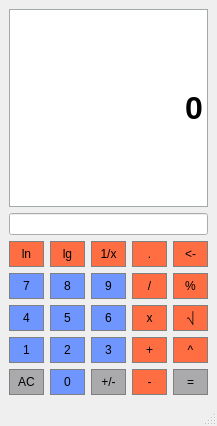
<?xml version="1.0" encoding="UTF-8"?>
<ui version="4.0">
 <class>Calculator</class>
 <widget class="QMainWindow" name="Calculator">
  <property name="geometry">
   <rect>
    <x>0</x>
    <y>0</y>
    <width>217</width>
    <height>426</height>
   </rect>
  </property>
  <property name="sizePolicy">
   <sizepolicy hsizetype="Preferred" vsizetype="Expanding">
    <horstretch>0</horstretch>
    <verstretch>0</verstretch>
   </sizepolicy>
  </property>
  <property name="windowTitle">
   <string>Calculator</string>
  </property>
  <widget class="QWidget" name="centralwidget">
   <layout class="QGridLayout" name="gridLayout">
    <item row="3" column="4">
     <widget class="QPushButton" name="Backspace">
      <property name="styleSheet">
       <string notr="true">QPushButton{
background-color:rgb(255, 110, 66);
border: 1px solid gray;
padding: 5px;
}

QPushButton:pressed{
background-color:rgb(255, 88, 30);
border: 1px solid gray;
padding: 5px;
}</string>
      </property>
      <property name="text">
       <string>&lt;-</string>
      </property>
     </widget>
    </item>
    <item row="5" column="0">
     <widget class="QPushButton" name="Button4">
      <property name="sizePolicy">
       <sizepolicy hsizetype="Preferred" vsizetype="Preferred">
        <horstretch>0</horstretch>
        <verstretch>0</verstretch>
       </sizepolicy>
      </property>
      <property name="styleSheet">
       <string notr="true">QPushButton{
background-color:rgb(111, 149, 255);
border: 1px solid gray;
padding: 5px;
}

QPushButton:pressed{
background-color:rgb(76, 107, 255);
border: 1px solid gray;
padding: 5px;
}
</string>
      </property>
      <property name="text">
       <string>4</string>
      </property>
     </widget>
    </item>
    <item row="3" column="2">
     <widget class="QPushButton" name="Hyper">
      <property name="styleSheet">
       <string notr="true">QPushButton{
background-color:rgb(255, 110, 66);
border: 1px solid gray;
padding: 5px;
}

QPushButton:pressed{
background-color:rgb(255, 88, 30);
border: 1px solid gray;
padding: 5px;
}</string>
      </property>
      <property name="text">
       <string>1/x</string>
      </property>
     </widget>
    </item>
    <item row="3" column="0">
     <widget class="QPushButton" name="Ln">
      <property name="styleSheet">
       <string notr="true">QPushButton{
background-color:rgb(255, 110, 66);
border: 1px solid gray;
padding: 5px;
}

QPushButton:pressed{
background-color:rgb(255, 88, 30);
border: 1px solid gray;
padding: 5px;
}</string>
      </property>
      <property name="text">
       <string>ln</string>
      </property>
     </widget>
    </item>
    <item row="4" column="3">
     <widget class="QPushButton" name="Division">
      <property name="sizePolicy">
       <sizepolicy hsizetype="Preferred" vsizetype="Preferred">
        <horstretch>0</horstretch>
        <verstretch>0</verstretch>
       </sizepolicy>
      </property>
      <property name="styleSheet">
       <string notr="true">QPushButton{
background-color:rgb(255, 110, 66);
border: 1px solid gray;
padding: 5px;
}

QPushButton:pressed{
background-color:rgb(255, 88, 30);
border: 1px solid gray;
padding: 5px;
}
</string>
      </property>
      <property name="text">
       <string>/</string>
      </property>
     </widget>
    </item>
    <item row="1" column="0" colspan="5">
     <widget class="QLineEdit" name="Display">
      <property name="sizePolicy">
       <sizepolicy hsizetype="Preferred" vsizetype="Expanding">
        <horstretch>0</horstretch>
        <verstretch>0</verstretch>
       </sizepolicy>
      </property>
      <property name="font">
       <font>
        <pointsize>24</pointsize>
        <bold>true</bold>
       </font>
      </property>
      <property name="styleSheet">
       <string notr="true">QLineEdit{
border: 1px solid rgb(163, 169, 171);
}</string>
      </property>
      <property name="text">
       <string>0</string>
      </property>
      <property name="alignment">
       <set>Qt::AlignRight|Qt::AlignTrailing|Qt::AlignVCenter</set>
      </property>
     </widget>
    </item>
    <item row="4" column="0">
     <widget class="QPushButton" name="Button7">
      <property name="sizePolicy">
       <sizepolicy hsizetype="Preferred" vsizetype="Preferred">
        <horstretch>0</horstretch>
        <verstretch>0</verstretch>
       </sizepolicy>
      </property>
      <property name="styleSheet">
       <string notr="true">QPushButton{
background-color:rgb(111, 149, 255);
border: 1px solid gray;
padding: 5px;
}

QPushButton:pressed{
background-color:rgb(76, 107, 255);
border: 1px solid gray;
padding: 5px;
}
</string>
      </property>
      <property name="text">
       <string>7</string>
      </property>
     </widget>
    </item>
    <item row="4" column="1">
     <widget class="QPushButton" name="Button8">
      <property name="sizePolicy">
       <sizepolicy hsizetype="Preferred" vsizetype="Preferred">
        <horstretch>0</horstretch>
        <verstretch>0</verstretch>
       </sizepolicy>
      </property>
      <property name="styleSheet">
       <string notr="true">QPushButton{
background-color:rgb(111, 149, 255);
border: 1px solid gray;
padding: 5px;
}

QPushButton:pressed{
background-color:rgb(76, 107, 255);
border: 1px solid gray;
padding: 5px;
}
</string>
      </property>
      <property name="text">
       <string>8</string>
      </property>
     </widget>
    </item>
    <item row="7" column="0">
     <widget class="QPushButton" name="Clear">
      <property name="sizePolicy">
       <sizepolicy hsizetype="Preferred" vsizetype="Preferred">
        <horstretch>0</horstretch>
        <verstretch>0</verstretch>
       </sizepolicy>
      </property>
      <property name="styleSheet">
       <string notr="true">QPushButton{
background-color:rgb(170, 169, 172);
border: 1px solid gray;
padding: 5px;
}

QPushButton:pressed{
background-color:rgb(117, 116, 118);
border: 1px solid gray;
padding: 5px;
}
</string>
      </property>
      <property name="text">
       <string>AC</string>
      </property>
     </widget>
    </item>
    <item row="7" column="1">
     <widget class="QPushButton" name="Button0">
      <property name="sizePolicy">
       <sizepolicy hsizetype="Preferred" vsizetype="Preferred">
        <horstretch>0</horstretch>
        <verstretch>0</verstretch>
       </sizepolicy>
      </property>
      <property name="styleSheet">
       <string notr="true">QPushButton{
background-color:rgb(111, 149, 255);
border: 1px solid gray;
padding: 5px;
}

QPushButton:pressed{
background-color:rgb(76, 107, 255);
border: 1px solid gray;
padding: 5px;
}
</string>
      </property>
      <property name="text">
       <string>0</string>
      </property>
     </widget>
    </item>
    <item row="7" column="4">
     <widget class="QPushButton" name="Equal">
      <property name="sizePolicy">
       <sizepolicy hsizetype="Preferred" vsizetype="Preferred">
        <horstretch>0</horstretch>
        <verstretch>0</verstretch>
       </sizepolicy>
      </property>
      <property name="styleSheet">
       <string notr="true">QPushButton{
background-color:rgb(170, 169, 172);
border: 1px solid gray;
padding: 5px;
}

QPushButton:pressed{
background-color:rgb(117, 116, 118);
border: 1px solid gray;
padding: 5px;
}

</string>
      </property>
      <property name="text">
       <string>=</string>
      </property>
     </widget>
    </item>
    <item row="2" column="0" colspan="5">
     <widget class="QLineEdit" name="Vikno">
      <property name="alignment">
       <set>Qt::AlignCenter</set>
      </property>
     </widget>
    </item>
    <item row="4" column="2">
     <widget class="QPushButton" name="Button9">
      <property name="sizePolicy">
       <sizepolicy hsizetype="Preferred" vsizetype="Preferred">
        <horstretch>0</horstretch>
        <verstretch>0</verstretch>
       </sizepolicy>
      </property>
      <property name="styleSheet">
       <string notr="true">QPushButton{
background-color:rgb(111, 149, 255);
border: 1px solid gray;
padding: 5px;
}

QPushButton:pressed{
background-color:rgb(76, 107, 255);
border: 1px solid gray;
padding: 5px;
}
</string>
      </property>
      <property name="text">
       <string>9</string>
      </property>
     </widget>
    </item>
    <item row="5" column="4">
     <widget class="QPushButton" name="Radical">
      <property name="sizePolicy">
       <sizepolicy hsizetype="Preferred" vsizetype="Preferred">
        <horstretch>0</horstretch>
        <verstretch>0</verstretch>
       </sizepolicy>
      </property>
      <property name="styleSheet">
       <string notr="true">QPushButton{
background-color:rgb(255, 110, 66);
border: 1px solid gray;
padding: 5px;
}

QPushButton:pressed{
background-color:rgb(255, 88, 30);
border: 1px solid gray;
padding: 5px;
}
</string>
      </property>
      <property name="text">
       <string>⎷</string>
      </property>
     </widget>
    </item>
    <item row="7" column="2">
     <widget class="QPushButton" name="Sign">
      <property name="sizePolicy">
       <sizepolicy hsizetype="Preferred" vsizetype="Preferred">
        <horstretch>0</horstretch>
        <verstretch>0</verstretch>
       </sizepolicy>
      </property>
      <property name="styleSheet">
       <string notr="true">QPushButton{
background-color:rgb(170, 169, 172);
border: 1px solid gray;
padding: 5px;
}

QPushButton:pressed{
background-color:rgb(117, 116, 118);
border: 1px solid gray;
padding: 5px;
}
</string>
      </property>
      <property name="text">
       <string>+/-</string>
      </property>
     </widget>
    </item>
    <item row="3" column="3">
     <widget class="QPushButton" name="Decimal">
      <property name="styleSheet">
       <string notr="true">QPushButton{
background-color:rgb(255, 110, 66);
border: 1px solid gray;
padding: 5px;
}

QPushButton:pressed{
background-color:rgb(255, 88, 30);
border: 1px solid gray;
padding: 5px;
}</string>
      </property>
      <property name="text">
       <string>.</string>
      </property>
     </widget>
    </item>
    <item row="6" column="1">
     <widget class="QPushButton" name="Button2">
      <property name="sizePolicy">
       <sizepolicy hsizetype="Preferred" vsizetype="Preferred">
        <horstretch>0</horstretch>
        <verstretch>0</verstretch>
       </sizepolicy>
      </property>
      <property name="styleSheet">
       <string notr="true">QPushButton{
background-color:rgb(111, 149, 255);
border: 1px solid gray;
padding: 5px;
}

QPushButton:pressed{
background-color:rgb(76, 107, 255);
border: 1px solid gray;
padding: 5px;
}
</string>
      </property>
      <property name="text">
       <string>2</string>
      </property>
     </widget>
    </item>
    <item row="3" column="1">
     <widget class="QPushButton" name="Lg">
      <property name="styleSheet">
       <string notr="true">QPushButton{
background-color:rgb(255, 110, 66);
border: 1px solid gray;
padding: 5px;
}

QPushButton:pressed{
background-color:rgb(255, 88, 30);
border: 1px solid gray;
padding: 5px;
}</string>
      </property>
      <property name="text">
       <string>lg</string>
      </property>
     </widget>
    </item>
    <item row="6" column="0">
     <widget class="QPushButton" name="Button1">
      <property name="sizePolicy">
       <sizepolicy hsizetype="Preferred" vsizetype="Preferred">
        <horstretch>0</horstretch>
        <verstretch>0</verstretch>
       </sizepolicy>
      </property>
      <property name="styleSheet">
       <string notr="true">QPushButton{
background-color:rgb(111, 149, 255);
border: 1px solid gray;
padding: 5px;
}

QPushButton:pressed{
background-color:rgb(76, 107, 255);
border: 1px solid gray;
padding: 5px;
}
</string>
      </property>
      <property name="text">
       <string>1</string>
      </property>
     </widget>
    </item>
    <item row="6" column="4">
     <widget class="QPushButton" name="Pow">
      <property name="sizePolicy">
       <sizepolicy hsizetype="Preferred" vsizetype="Preferred">
        <horstretch>0</horstretch>
        <verstretch>0</verstretch>
       </sizepolicy>
      </property>
      <property name="styleSheet">
       <string notr="true">QPushButton{
background-color:rgb(255, 110, 66);
border: 1px solid gray;
padding: 5px;
}

QPushButton:pressed{
background-color:rgb(255, 88, 30);
border: 1px solid gray;
padding: 5px;
}
</string>
      </property>
      <property name="text">
       <string>^</string>
      </property>
     </widget>
    </item>
    <item row="6" column="3">
     <widget class="QPushButton" name="Addition">
      <property name="sizePolicy">
       <sizepolicy hsizetype="Preferred" vsizetype="Preferred">
        <horstretch>0</horstretch>
        <verstretch>0</verstretch>
       </sizepolicy>
      </property>
      <property name="styleSheet">
       <string notr="true">QPushButton{
background-color:rgb(255, 110, 66);
border: 1px solid gray;
padding: 5px;
}

QPushButton:pressed{
background-color:rgb(255, 88, 30);
border: 1px solid gray;
padding: 5px;
}
</string>
      </property>
      <property name="text">
       <string>+</string>
      </property>
     </widget>
    </item>
    <item row="6" column="2">
     <widget class="QPushButton" name="Button3">
      <property name="sizePolicy">
       <sizepolicy hsizetype="Preferred" vsizetype="Preferred">
        <horstretch>0</horstretch>
        <verstretch>0</verstretch>
       </sizepolicy>
      </property>
      <property name="styleSheet">
       <string notr="true">QPushButton{
background-color:rgb(111, 149, 255);
border: 1px solid gray;
padding: 5px;
}

QPushButton:pressed{
background-color:rgb(76, 107, 255);
border: 1px solid gray;
padding: 5px;
}
</string>
      </property>
      <property name="text">
       <string>3</string>
      </property>
     </widget>
    </item>
    <item row="4" column="4">
     <widget class="QPushButton" name="Percent">
      <property name="sizePolicy">
       <sizepolicy hsizetype="Preferred" vsizetype="Preferred">
        <horstretch>0</horstretch>
        <verstretch>0</verstretch>
       </sizepolicy>
      </property>
      <property name="styleSheet">
       <string notr="true">QPushButton{
background-color:rgb(255, 110, 66);
border: 1px solid gray;
padding: 5px;
}

QPushButton:pressed{
background-color:rgb(255, 88, 30);
border: 1px solid gray;
padding: 5px;
}
</string>
      </property>
      <property name="text">
       <string>%</string>
      </property>
     </widget>
    </item>
    <item row="5" column="2">
     <widget class="QPushButton" name="Button6">
      <property name="sizePolicy">
       <sizepolicy hsizetype="Preferred" vsizetype="Preferred">
        <horstretch>0</horstretch>
        <verstretch>0</verstretch>
       </sizepolicy>
      </property>
      <property name="styleSheet">
       <string notr="true">QPushButton{
background-color:rgb(111, 149, 255);
border: 1px solid gray;
padding: 5px;
}

QPushButton:pressed{
background-color:rgb(76, 107, 255);
border: 1px solid gray;
padding: 5px;
}
</string>
      </property>
      <property name="text">
       <string>6</string>
      </property>
     </widget>
    </item>
    <item row="5" column="3">
     <widget class="QPushButton" name="Multiplication">
      <property name="sizePolicy">
       <sizepolicy hsizetype="Preferred" vsizetype="Preferred">
        <horstretch>0</horstretch>
        <verstretch>0</verstretch>
       </sizepolicy>
      </property>
      <property name="styleSheet">
       <string notr="true">QPushButton{
background-color:rgb(255, 110, 66);
border: 1px solid gray;
padding: 5px;
}

QPushButton:pressed{
background-color:rgb(255, 88, 30);
border: 1px solid gray;
padding: 5px;
}
</string>
      </property>
      <property name="text">
       <string>x</string>
      </property>
     </widget>
    </item>
    <item row="7" column="3">
     <widget class="QPushButton" name="Subtraction">
      <property name="sizePolicy">
       <sizepolicy hsizetype="Preferred" vsizetype="Preferred">
        <horstretch>0</horstretch>
        <verstretch>0</verstretch>
       </sizepolicy>
      </property>
      <property name="styleSheet">
       <string notr="true">QPushButton{
background-color:rgb(255, 110, 66);
border: 1px solid gray;
padding: 5px;
}

QPushButton:pressed{
background-color:rgb(255, 88, 30);
border: 1px solid gray;
padding: 5px;
}
</string>
      </property>
      <property name="text">
       <string>-</string>
      </property>
     </widget>
    </item>
    <item row="5" column="1">
     <widget class="QPushButton" name="Button5">
      <property name="sizePolicy">
       <sizepolicy hsizetype="Preferred" vsizetype="Preferred">
        <horstretch>0</horstretch>
        <verstretch>0</verstretch>
       </sizepolicy>
      </property>
      <property name="styleSheet">
       <string notr="true">QPushButton{
background-color:rgb(111, 149, 255);
border: 1px solid gray;
padding: 5px;
}

QPushButton:pressed{
background-color:rgb(76, 107, 255);
border: 1px solid gray;
padding: 5px;
}
</string>
      </property>
      <property name="text">
       <string>5</string>
      </property>
     </widget>
    </item>
   </layout>
  </widget>
  <widget class="QMenuBar" name="menubar">
   <property name="geometry">
    <rect>
     <x>0</x>
     <y>0</y>
     <width>217</width>
     <height>21</height>
    </rect>
   </property>
  </widget>
  <widget class="QStatusBar" name="statusbar"/>
 </widget>
 <resources/>
 <connections/>
</ui>
